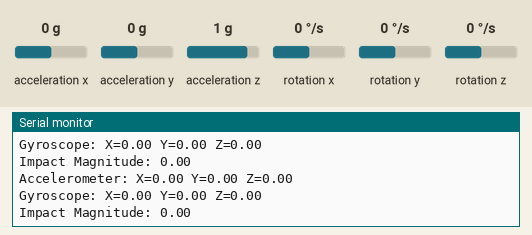
Recording of a sketch running on a simulated Arduino Nano 33 IoT. Parts: the last lines printed to the serial monitor. The test bench sets the inputs (shaded band); at power-on: acceleration x 0 g, acceleration y 0 g, acceleration z 1 g, rotation x 0 °/s, rotation y 0 °/s, rotation z 0 °/s. Nothing arrives over Bluetooth unless stated; a phone connects over Bluetooth LE 3 s after start.

Above: at 4.8 s.
4.9 s: acceleration x set to -1.4 g
At 5.5 s:
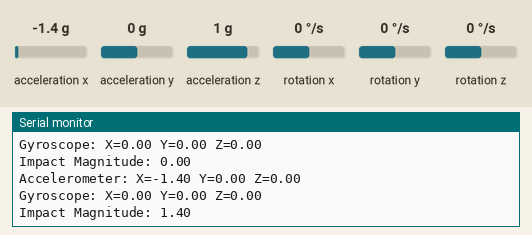
6.5 s: acceleration y set to -1.4 g
At 7.8 s:
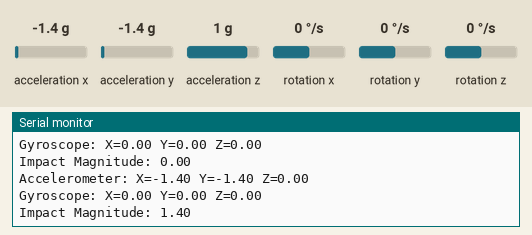
8.1 s: acceleration z set to -1.4 g
At 8.1 s:
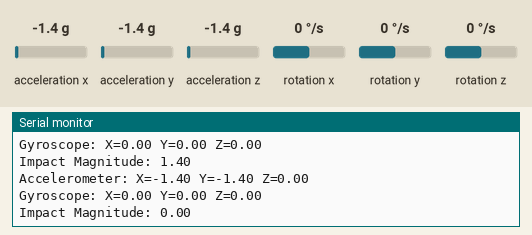
9.7 s: rotation x set to -192 °/s
At 10.8 s:
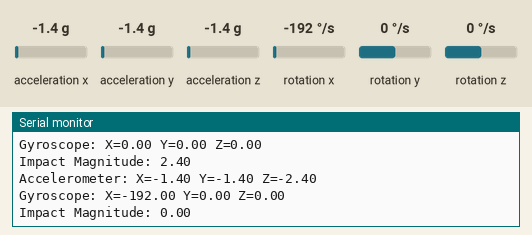
11.3 s: rotation y set to -192 °/s
At 12.4 s:
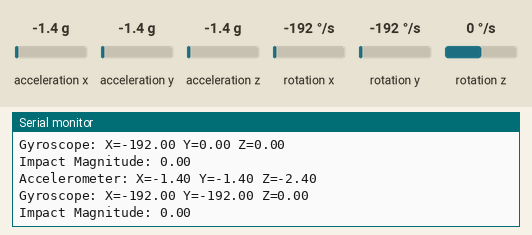
Timing chart, 0 to 13.9 s (numbered marks = the images above; inputs shaded):
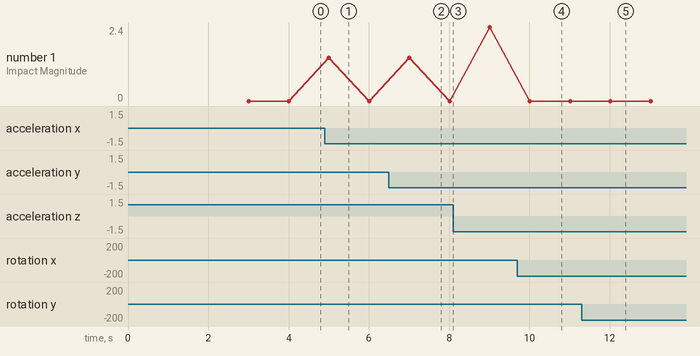

The sketch:

clear.ino
```cpp
#include "ArduinoBLE.h"
#include "LSM6DS3.h"
#include "Wire.h"

LSM6DS3 myIMU(I2C_MODE, 0x6A); //I2C device address 0x6A
BLEService sensorService("19B10000-E8F2-537E-4F6C-D104768A1214"); // BLE Service
BLEStringCharacteristic sensorChar("19B10001-E8F2-537E-4F6C-D104768A1214", BLERead | BLENotify, 200);

float prevAccelX = 0;
float prevAccelY = 0;
float prevAccelZ = 0;

void setup() {
  Serial.begin(9600);
  while (!Serial);

  if (myIMU.begin() != 0) {
    Serial.println("Device error");
  } else {
    Serial.println("Device OK!");
  }

  if (!BLE.begin()) {
    Serial.println("starting BLE failed!");
    while (1);
  }

  BLE.setLocalName("IMU Sensor");
  BLE.setAdvertisedService(sensorService);

  sensorService.addCharacteristic(sensorChar);
  BLE.addService(sensorService);
  BLE.advertise();

  Serial.println("Bluetooth device active, waiting for connections...");
}

void loop() {
  BLEDevice central = BLE.central();

  if (central) {
    Serial.print("Connected to central: ");
    Serial.println(central.address());
    while (central.connected()) {
      float accelX = myIMU.readFloatAccelX();
      float accelY = myIMU.readFloatAccelY();
      float accelZ = myIMU.readFloatAccelZ() - 1.0;

      float deltaAccelX = accelX - prevAccelX;
      float deltaAccelY = accelY - prevAccelY;
      float deltaAccelZ = accelZ - prevAccelZ;

      prevAccelX = accelX;
      prevAccelY = accelY;
      prevAccelZ = accelZ;

      float gyroX = myIMU.readFloatGyroX();
      float gyroY = myIMU.readFloatGyroY();
      float gyroZ = myIMU.readFloatGyroZ();

      float impactMagnitude = sqrt(deltaAccelX * deltaAccelX + deltaAccelY * deltaAccelY + deltaAccelZ * deltaAccelZ);

      String sensorData = "Accelerometer: X=" + String(accelX) + " Y=" + String(accelY) + " Z=" + String(accelZ) + "\n";
      sensorData += "Gyroscope: X=" + String(gyroX) + " Y=" + String(gyroY) + " Z=" + String(gyroZ) + "\n";
      sensorData += "Impact Magnitude: " + String(impactMagnitude);

      sensorChar.writeValue(sensorData);
      Serial.println(sensorData);

      delay(1000);
    }

    Serial.print("Disconnected from central: ");
    Serial.println(central.address());
  }
}
```

Measured:
- after the input at 4.9 s, the serial monitor: prints a new line after 0.10 s (image 1)
- after the input at 6.5 s, the serial monitor: prints a new line after 0.51 s (image 2)
- after the input at 9.7 s, the serial monitor: prints a new line after 0.31 s (image 4)
- after the input at 11.3 s, the serial monitor: prints a new line after 0.72 s (image 5)
- plotted number 1: 0 → 2.4 after the input at 8.1 s
